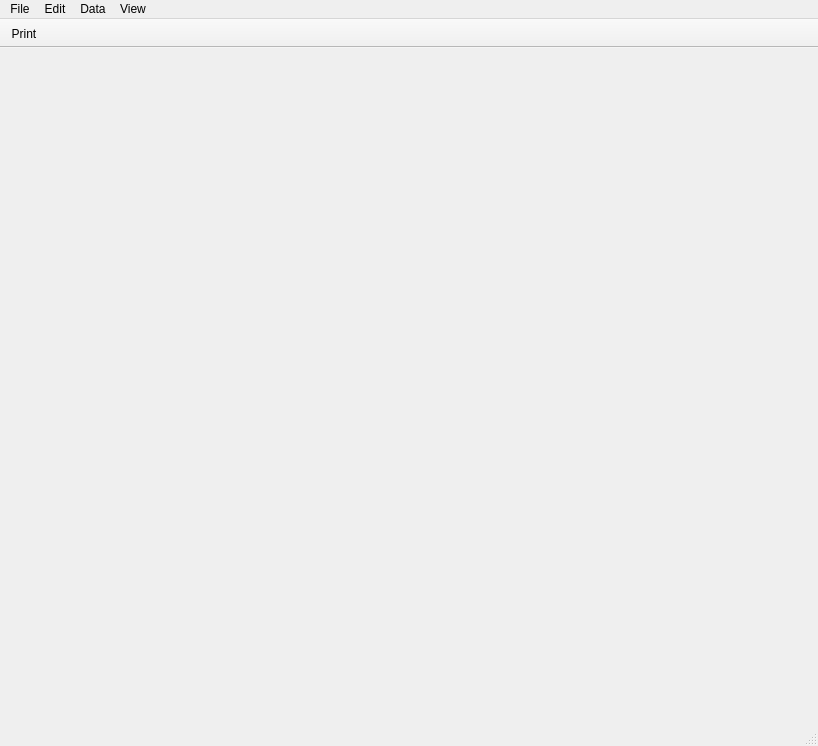
<?xml version="1.0" encoding="UTF-8"?>
<ui version="4.0">
 <class>TernaryPlotWindow</class>
 <widget class="QMainWindow" name="TernaryPlotWindow">
  <property name="geometry">
   <rect>
    <x>0</x>
    <y>0</y>
    <width>818</width>
    <height>746</height>
   </rect>
  </property>
  <property name="windowTitle">
   <string>TernaryPlotWindow</string>
  </property>
  <property name="unifiedTitleAndToolBarOnMac">
   <bool>true</bool>
  </property>
  <widget class="QWidget" name="centralWidget"/>
  <widget class="QMenuBar" name="menuBar">
   <property name="geometry">
    <rect>
     <x>0</x>
     <y>0</y>
     <width>818</width>
     <height>22</height>
    </rect>
   </property>
   <widget class="QMenu" name="menuFile">
    <property name="title">
     <string>File</string>
    </property>
    <addaction name="actionNew_Ternary_Plot"/>
   </widget>
   <widget class="QMenu" name="menuEdit">
    <property name="title">
     <string>Edit</string>
    </property>
    <addaction name="actionCut"/>
    <addaction name="actionCopy"/>
    <addaction name="actionPaste"/>
   </widget>
   <widget class="QMenu" name="menuData">
    <property name="title">
     <string>Data</string>
    </property>
   </widget>
   <widget class="QMenu" name="menuView">
    <property name="title">
     <string>View</string>
    </property>
    <addaction name="actionShow_Grid"/>
   </widget>
   <addaction name="menuFile"/>
   <addaction name="menuEdit"/>
   <addaction name="menuData"/>
   <addaction name="menuView"/>
  </widget>
  <widget class="QToolBar" name="mainToolBar">
   <property name="movable">
    <bool>false</bool>
   </property>
   <property name="floatable">
    <bool>false</bool>
   </property>
   <attribute name="toolBarArea">
    <enum>TopToolBarArea</enum>
   </attribute>
   <attribute name="toolBarBreak">
    <bool>false</bool>
   </attribute>
   <addaction name="actionPrint"/>
  </widget>
  <widget class="QStatusBar" name="statusBar"/>
  <action name="actionNew_Ternary_Plot">
   <property name="text">
    <string>New Ternary Plot</string>
   </property>
  </action>
  <action name="actionShow_Grid">
   <property name="checkable">
    <bool>true</bool>
   </property>
   <property name="checked">
    <bool>true</bool>
   </property>
   <property name="text">
    <string>Show Grid</string>
   </property>
  </action>
  <action name="actionCut">
   <property name="text">
    <string>Cut</string>
   </property>
  </action>
  <action name="actionCopy">
   <property name="text">
    <string>Copy</string>
   </property>
  </action>
  <action name="actionPaste">
   <property name="text">
    <string>Paste</string>
   </property>
  </action>
  <action name="actionPrint">
   <property name="text">
    <string>Print</string>
   </property>
  </action>
 </widget>
 <layoutdefault spacing="6" margin="11"/>
 <resources/>
 <connections/>
</ui>
